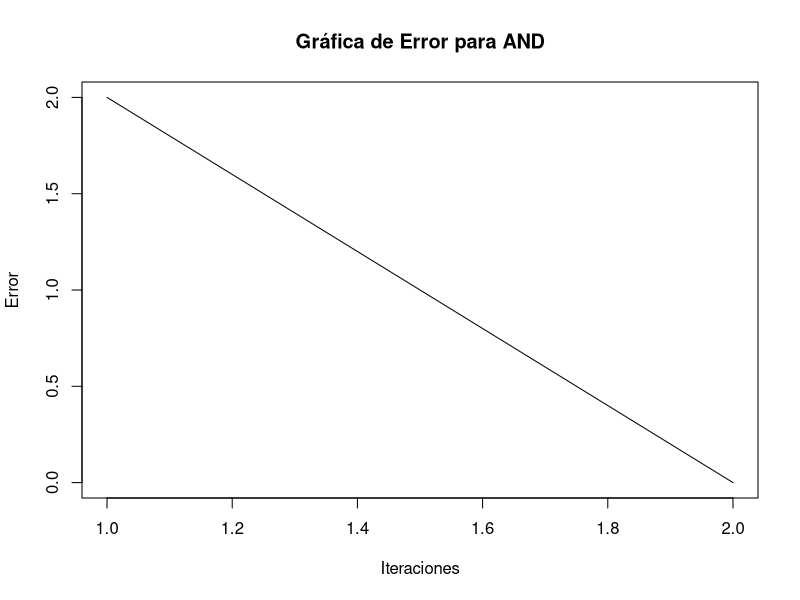
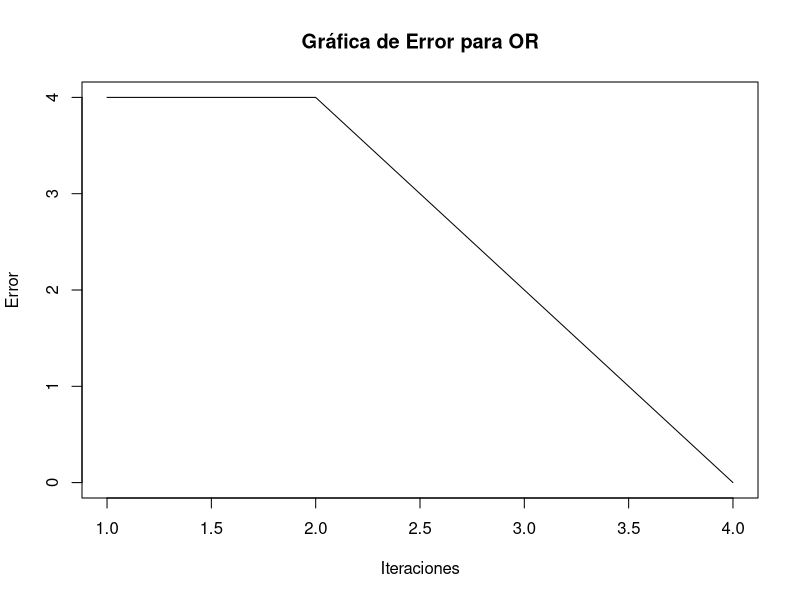
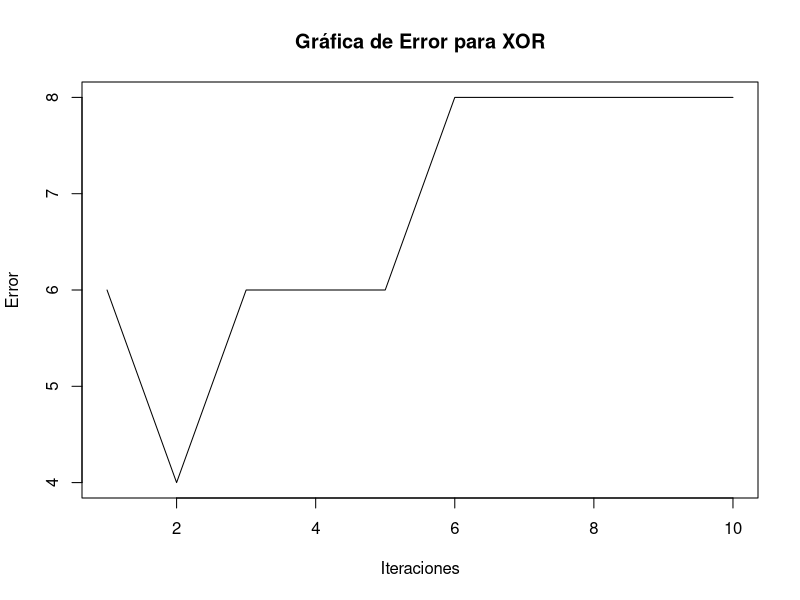
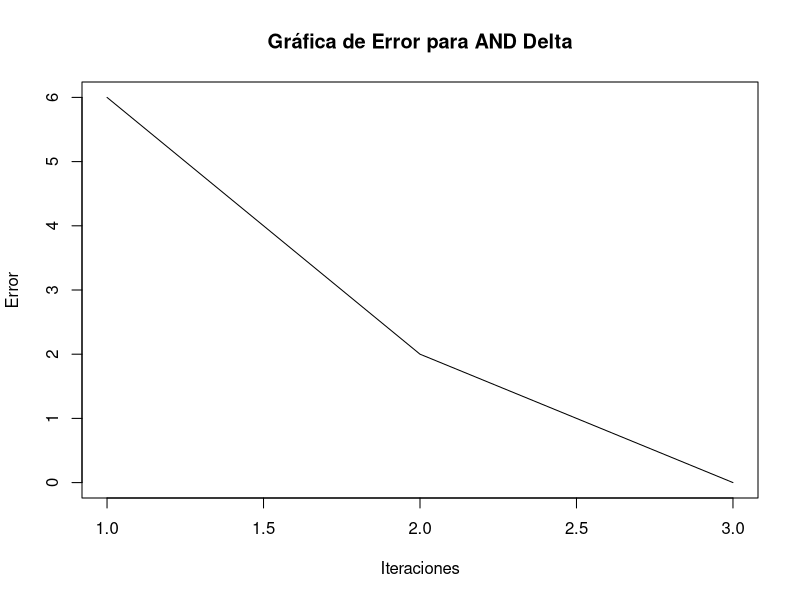
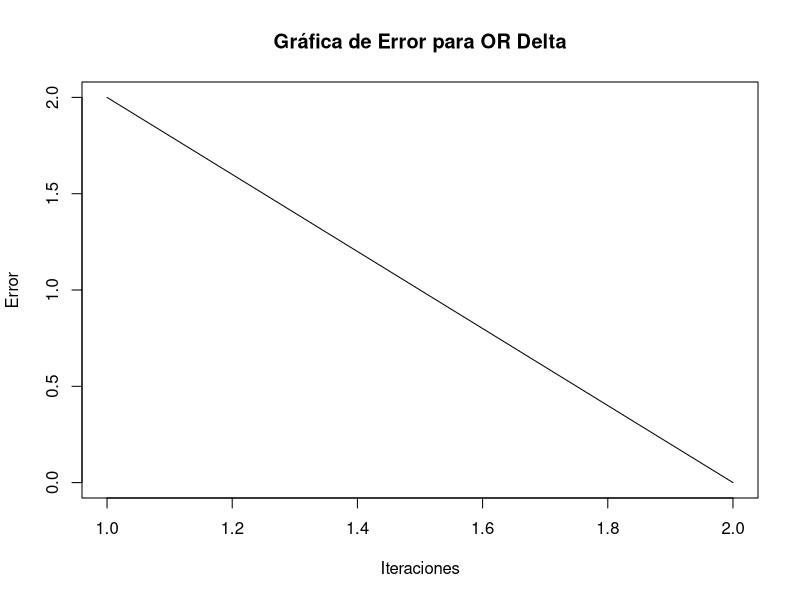
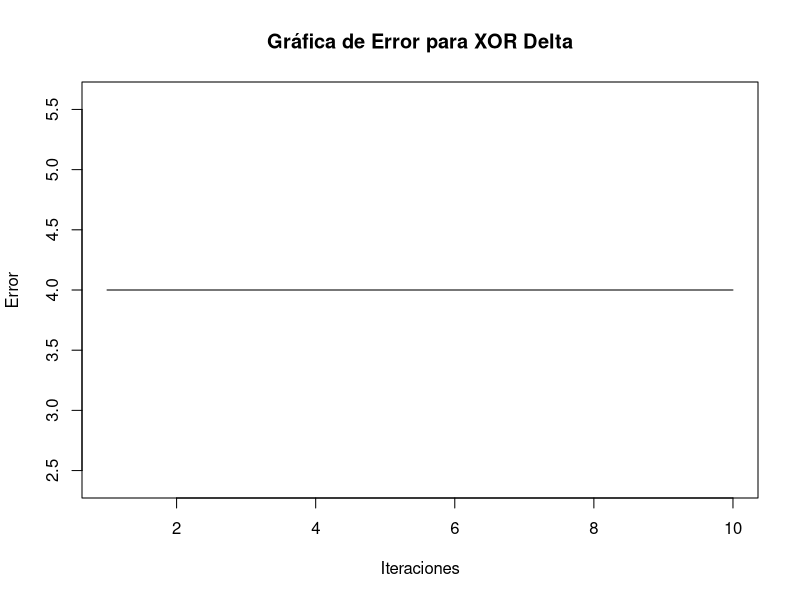

Source code (R) for these figures, in order:
cat("Pregunta 1.a. Grafica E como función del numero de iteraciones de entrenamiento para cada una de las funciones")

error_and1 <- c(2,0);

error_or1 <- c(4,4,2,0);

error_xor1 <-c(6,4,6,6,6,8,8,8,8,8)

# Grafica del and
plot(c(1:2),error_and1,type="l", main="Gráfica de Error para AND", ylab ="Error", xlab = "Iteraciones")

#Grafica del OR
plot(c(1:4),error_or1,type="l", main="Gráfica de Error para OR", ylab ="Error", xlab = "Iteraciones")

#Grafica del XOR
plot(c(1:10),error_xor1, type="l", main="Gráfica de Error para XOR", ylab ="Error", xlab = "Iteraciones")

error_and2 <- c(6,2,0)

error_or2 <- c(2,0)

error_xor2 <- c(4,4,4,4,4,4,4,4,4,4)


# Grafica del and
plot(c(1:3),error_and2,type="l", main="Gráfica de Error para AND Delta", ylab ="Error", xlab = "Iteraciones")

#Grafica del OR
plot(c(1:2),error_or2,type="l", main="Gráfica de Error para OR Delta", ylab ="Error", xlab = "Iteraciones")

#Grafica del XOR
plot(c(1:10),error_xor2, type="l", main="Gráfica de Error para XOR Delta", ylab ="Error", xlab = "Iteraciones")

